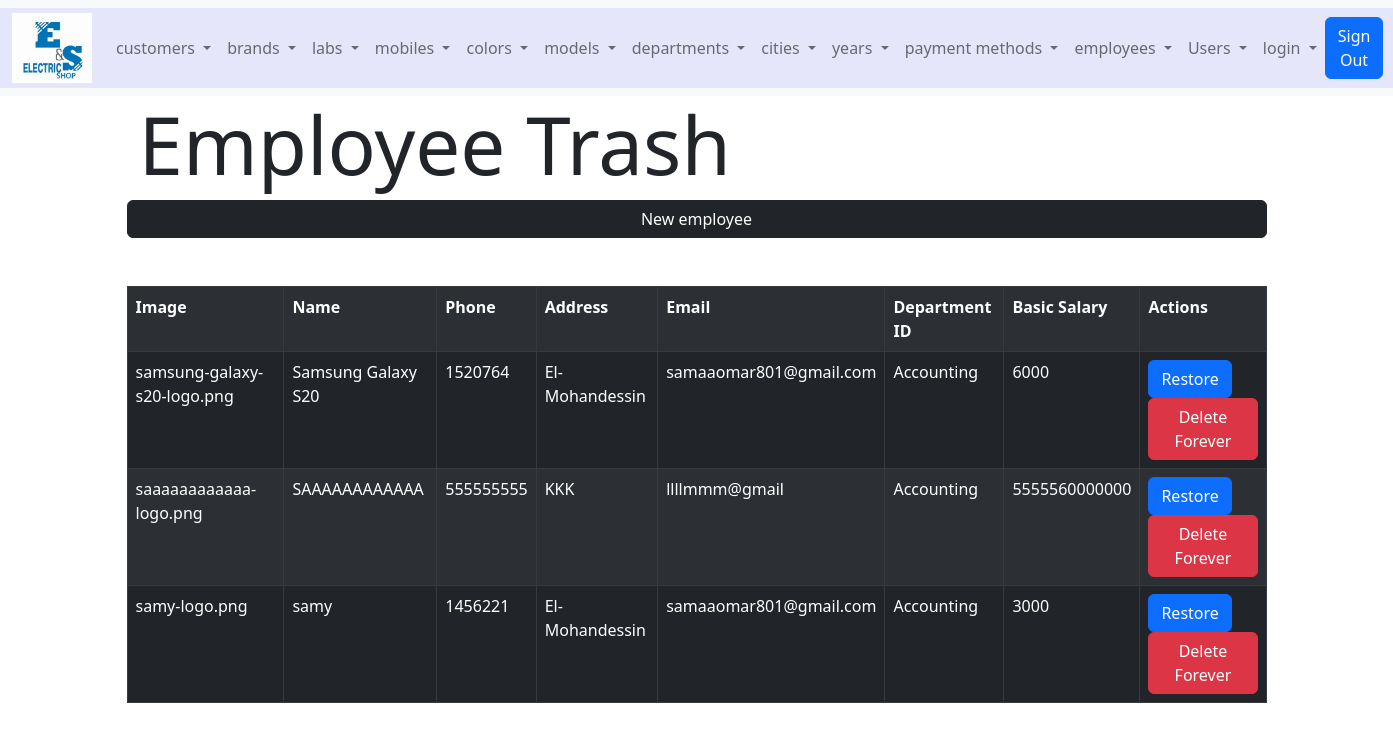
/employee_trash.php (signed in), run on the app's committed database.
### tables this page shows
CREATE TABLE IF NOT EXISTS `employees` (
  `id` int(11) NOT NULL AUTO_INCREMENT,
  `image` varchar(255) NOT NULL DEFAULT 'default.png',
  `name` varchar(150) NOT NULL,
  `phone` char(15) NOT NULL,
  `address` varchar(255) NOT NULL,
  `email` varchar(100) DEFAULT NULL,
  `department_id` int(11) NOT NULL,
  `basic_salary` float NOT NULL,
  `active` tinyint(4) NOT NULL DEFAULT '1',
  PRIMARY KEY (`id`),
  KEY `department_id` (`department_id`)
);

CREATE TABLE IF NOT EXISTS `departments` (
  `id` int(11) NOT NULL AUTO_INCREMENT,
  `name` varchar(20) NOT NULL,
  `active` tinyint(4) NOT NULL DEFAULT '1',
  PRIMARY KEY (`id`)
);

### functions/employees_functions.php (called while the page is built, shortened)
<?php
 function employees_list($status="active"){
  global $conn;
  if($status=="active"){
    $sql = "SELECT employees.*,departments.name AS department_name
    FROM employees,departments
    WHERE departments.id=employees.department_id and employees.active =1";
  }
  elseif ($status=="deleted") {
    $sql = "SELECT employees.*,departments.name AS department_name
    FROM employees,departments
    WHERE departments.id=employees.department_id and employees.active =0";
  }
    $data = mysqli_query($conn,$sql);
    return $data;
  }
?>

### employee_trash.php (the view, shortened to what this page needs)
<?php
$data=employees_list("deleted");
 ?>
<!DOCTYPE html>
<html lang="en" dir="ltr">
  <head>
    <?php include 'style.php'; ?>
  </head>
  <body>
    <?php include 'navbar.php'; ?>
    <div class="container">
      <div class="row">
        <h1 class="display-1">Employee Trash</h1>
        <a class="btn btn-dark mb-5" href="employee_new.php">New employee</a>
        <table class="table table-dark table-bordered table-striped">
          <tr>
          <td><b>Image</b></td>
          <td><b>Name</b></td>
          <td><b>Phone</b></td>
          <td><b>Address</b></td>
          <td><b>Email</b></td>
          <td><b>Department ID</b></td>
          <td><b>Basic Salary</b></td>
          <td><b>Actions</b></td>
          </tr>
    <?php while ($employee=mysqli_fetch_assoc($data)) {?>
          <tr>
            <td><?php echo $employee["image"]; ?></td>
            <td><?php echo $employee["name"]; ?></td>
            <td><?php echo $employee["phone"]; ?></td>
            <td><?php echo $employee["address"]; ?></td>
            <td><?php echo $employee["email"]; ?></td>
            <td><?php echo $employee["department_name"]; ?></td>
            <td><?php echo $employee["basic_salary"]; ?></td>
            <td>
              <a class="btn btn-primary" href="employee_trash.php?id=<?php echo $employee["id"];?>&action=restore">Restore</a>
              <a class="btn btn-danger" href="employee_trash.php?id=<?php echo $employee["id"];?>&action=forever">Delete Forever</a>
            </td>
          </tr>
    <?php } ?>
    </table>
  </body>
</html>

### data on the page
employees: image "samsung-galaxy-s20-logo.png", name "Samsung Galaxy S20", phone "1520764", address "El-Mohandessin", email "samaaomar801@gmail.com", department.name "Accounting", basic_salary "6000"
employees: image "saaaaaaaaaaaa-logo.png", name "SAAAAAAAAAAAA", phone "555555555", address "KKK", email "llllmmm@gmail", department.name "Accounting", basic_salary "5555560000000"
employees: image "samy-logo.png", name "samy", phone "1456221", address "El-Mohandessin", email "samaaomar801@gmail.com", department.name "Accounting", basic_salary "3000"
